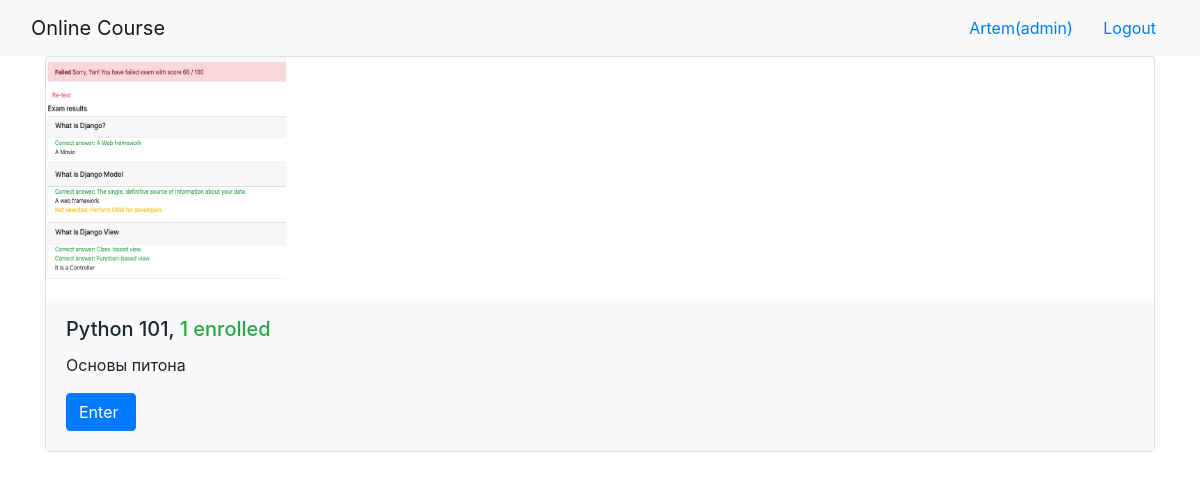
The app's page /onlinecourse/ (signed in) with its own data.
### onlinecourse/models.py (models this page shows, shortened)
class Course(models.Model):
    name = models.CharField(null=False, max_length=30, default='online course')
    image = models.ImageField(upload_to='course_images/')
    description = models.CharField(max_length=1000)
    pub_date = models.DateField(null=True)
    instructors = models.ManyToManyField(Instructor)
    users = models.ManyToManyField(settings.AUTH_USER_MODEL, through='Enrollment')
    total_enrollment = models.IntegerField(default=0)
    is_enrolled = False

### onlinecourse/views.py (the view)
class CourseListView(generic.ListView):
    template_name = 'onlinecourse/course_list_bootstrap.html'
    context_object_name = 'course_list'
    def get_queryset(self):
        user = self.request.user
        courses = Course.objects.order_by('-total_enrollment')[:10]
        for course in courses:
            if user.is_authenticated:
                course.is_enrolled = check_if_enrolled(user, course)
        return courses

### onlinecourse/views.py (called while the page is built)
def check_if_enrolled(user, course):
    is_enrolled = False
    if user.id is not None:
        num_results = Enrollment.objects.filter(user=user, course=course).count()
        if num_results > 0:
            is_enrolled = True
    return is_enrolled

### onlinecourse/templates/onlinecourse/course_list_bootstrap.html (shortened to what this page needs)
<!DOCTYPE html>
<html lang="en">
<head>
    {% load static %}
    <link rel="stylesheet" href="https://maxcdn.bootstrapcdn.com/bootstrap/4.5.2/css/bootstrap.min.css">
</head>
<body>
    <nav class="navbar navbar-light bg-light">
        <div class="container-fluid">
            <div class="navbar-header">
                  <a class="navbar-brand" href="#">Online Course</a>
            </div>
            <ul class="nav navbar-nav navbar-right">
                {% if user.is_authenticated %}
                <li>
                    <a class="btn btn-link" href="#">{{ user.first_name }}({{ user.username }})</a>
                    <a class="btn btn-link" href="{% url 'onlinecourse:logout' %}">Logout</a>
                </li>
                {% endif %}
            </ul>
        </div>
    </nav>
    {% if course_list %}
        <div class="container">
            <div class="card-deck">
                {% for course in course_list %}
                         <div class="card" style="width: 36rem;">
                          <img class="card-img-left" src="{{MEDIA_URL}}/{{ course.image }}" width="240px" height="240px"
                               alt="Course image">
                          <div class="card-body bg-light">
                              <h5 class="card-title">{{ course.name }}, <span class="text-success">
                                  {{ course.total_enrollment}} enrolled</span></h5>
                            <p class="card-text">{{ course.description}}</p>
                            <form action="{% url 'onlinecourse:enroll' course.id %}" method="post">
                                  <input class="btn btn-primary"  type="submit"
                                         value="{% if course.is_enrolled %}Enter{% else %}Enroll{% endif %} ">
                            </form>
                          </div>
                        </div>
                {% endfor %}
            </div>
        </div>
    {% else %}
        <p>No courses are available.</p>
    {% endif %}
</body>
</html>

### records on screen
Course: image (picture), name "Python 101", total_enrollment "1", description "Основы питона", is_enrolled "Enter"

### other values on screen
{{ user.first_name }} "Artem"
{{ user.username }} "admin"
